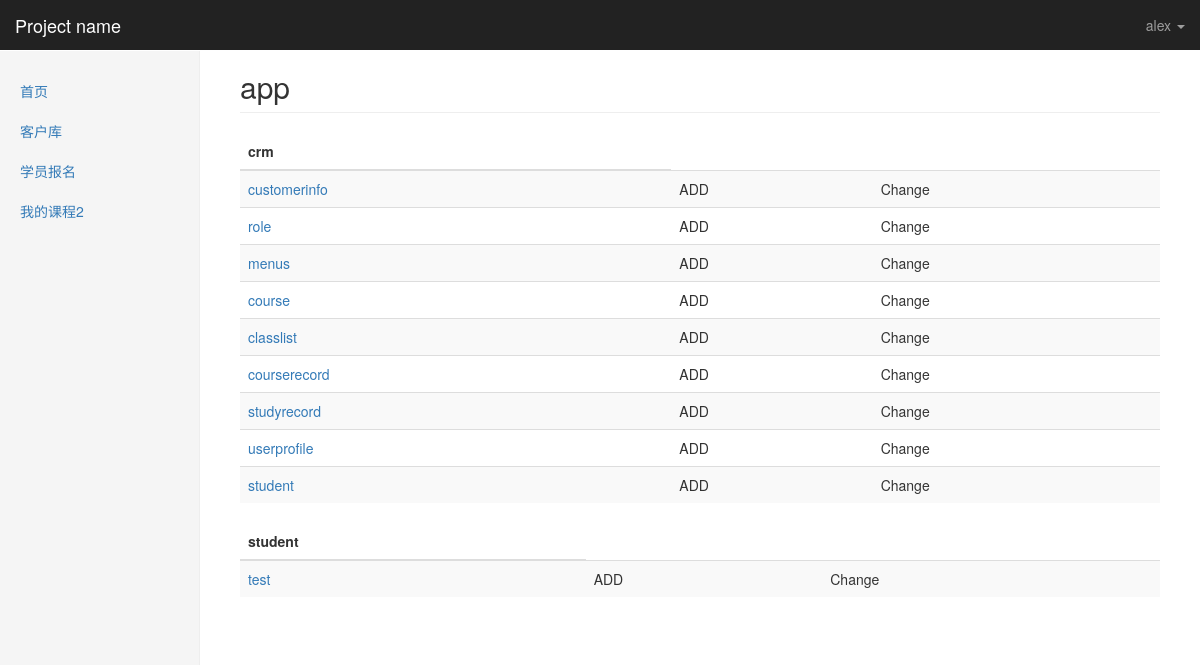
/kingadmin/ (signed in), run on the app's committed database.
### crm/models.py (models this page shows, shortened)
class Menus(models.Model):
    name = models.CharField(max_length=64)
    url_type_choices = ((0,'absolute'),(1,'dynamic'))
    url_type = models.SmallIntegerField(choices=url_type_choices,default=0)
    url_name = models.CharField(max_length=128)
    url_name = models.CharField(max_length=128)
    class Meta:
        unique_together = ('name','url_name')

### kingadmin/views.py (the view)
def app_index(request):
    return render(request,'kingadmin/app_index.html', {'site':site})

### kingadmin/templates/kingadmin/app_index.html
{% extends 'kingadmin/index.html' %}
{% block  right-content-container %}
<h2 class="page-header">app</h2>
<div>
    {% for app_name,app_tables  in site.enabled_admins.items %}
        <table class="table table-striped">
            <thead>
                <tr>
                    <th>{{ app_name }}</th>
                </tr>
            </thead>
            <tbody>
                {% for model_name in app_tables %}
                    <tr>
                        <td><a  href="{% url 'table_obj_list' app_name model_name %}">{{ model_name }}</a></td>
                        <td>ADD</td>
                        <td>Change</td>
                    </tr>
                {% endfor %}
            </tbody>
        </table>
    {% endfor %}
</div>
{% endblock %}

### kingadmin/templates/kingadmin/index.html (shortened to what this page needs)
{% extends 'base.html' %}
{% block body %}
<nav class="navbar navbar-inverse navbar-fixed-top">
  <div class="container-fluid">
    <div class="navbar-header">
      <a class="navbar-brand" href="#">{% block pro_name %}Project name{% endblock %}</a>
    </div>
    <div id="navbar" class="navbar-collapse collapse">
      <ul class="nav navbar-nav navbar-right">
        <li class="dropdown ">
          <a href="#" class="dropdown-toggle" data-toggle="dropdown" role="button" >{{ request.user }} <span class="caret"></span></a>
        </li>
      </ul>
    </div>
  </div>
</nav>
<div class="container-fluid">
  <div class="row">
    <div class="col-sm-3 col-md-2 sidebar">
      <ul class="nav nav-sidebar">
        {% for role in  request.user.userprofile.role.select_related %}
            {% for menu in role.menus.select_related %}
                {% if request.path == menu.url_name %}
                    <li class="active"><a href="{% if menu.url_type == 0 %}{{ menu.url_name }}{% else %}{% url menu.url_name %}{% endif %}">{{ menu.name }}</a></li>
                {% else %}
                    <li ><a href="{% if menu.url_type == 0 %}{{ menu.url_name }}{% else %}{% url menu.url_name %}{% endif %}">{{ menu.name }}</a></li>
                {% endif %}
            {% endfor %}
         {% endfor %}
      </ul>
    </div>
    <div class="col-sm-9 col-sm-offset-3 col-md-10 col-md-offset-2 main">
      {% block  right-content-container %}{% endblock %}
    </div>
  </div>
</div>
{% endblock %}

### statics/css/dashboard.css (style rules this page uses)
body { padding-top: 50px; }
.navbar-fixed-top { border: 0; }
.sidebar { display: none; }
@media (min-width: 768px) { .sidebar { position: fixed; top: 51px; bottom: 0; left: 0; z-index: 1000; display: block; padding: 20px; overflow-x: hidden; overflow-y: auto; background-color: #f5f5f5; border-right: 1px solid #eee; } }
.nav-sidebar { margin-right: -21px; margin-bottom: 20px; margin-left: -20px; }
.nav-sidebar > li > a { padding-right: 20px; padding-left: 20px; }
.main { padding: 20px; }
@media (min-width: 768px) { .main { padding-right: 40px; padding-left: 40px; } }
.main .page-header { margin-top: 0; }

### data on the page
Menus: name "首页"
Menus: name "客户库"
Menus: name "学员报名"
Menus: name "我的课程2"

### other printed values
{{ request.user }} "alex"
{{ app_name }} "crm" "student"
{{ model_name }} "customerinfo" "role" "menus" "course" "classlist" "courserecord" "studyrecord" "userprofile" "student" "test"
